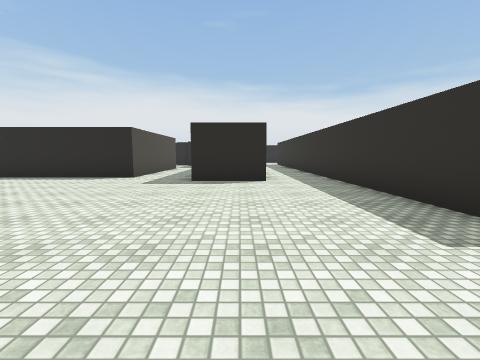
View 1 (above)

24 first-person views from a walk through a Unity game level. The camera is 1.3 m above the floor, tilts 6° down and sees 90° across. The floor is counted in squares, 2 m on a side. Each view is taken from the middle of a square. On the plan, view 1 faces up. The plan holds only what a view shows up to about 9 squares ahead; the rest is blank. The place goes on beyond the plan. The player character is not drawn. Some animated figures are not drawn. Some surface patterns are stand-ins.

View 2
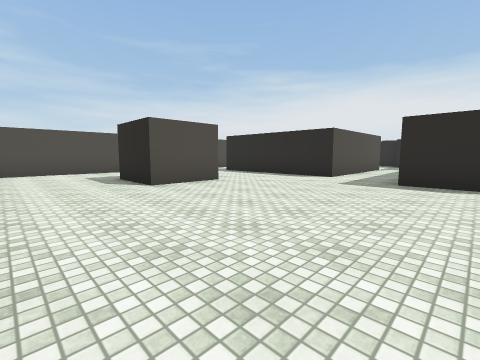

View 3
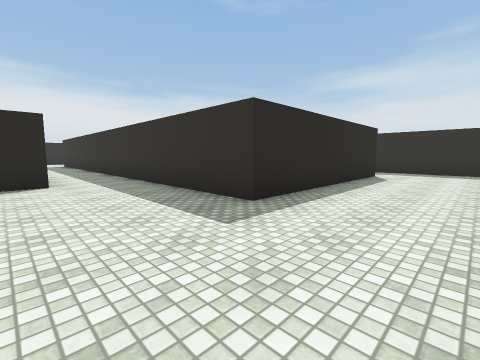

View 4
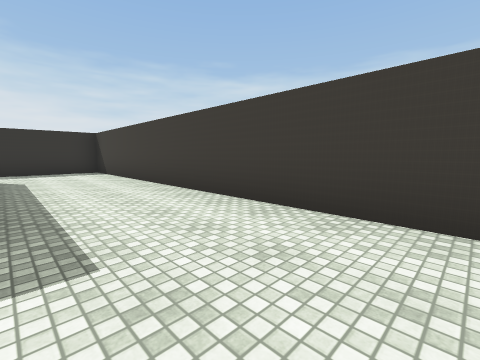

View 5
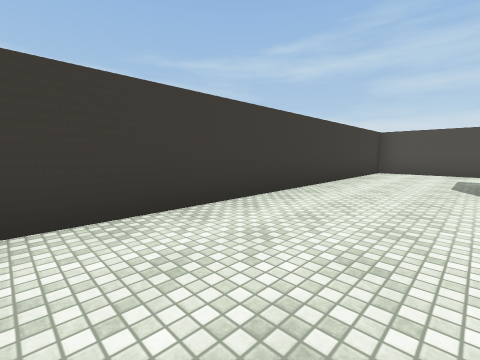

View 6
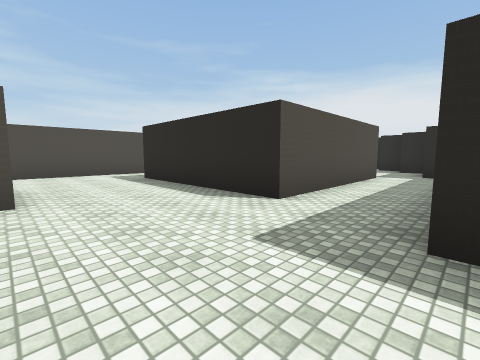

View 7
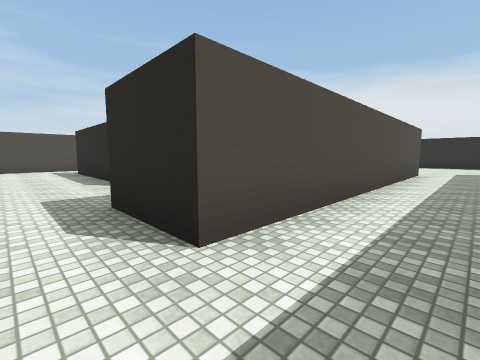

View 8
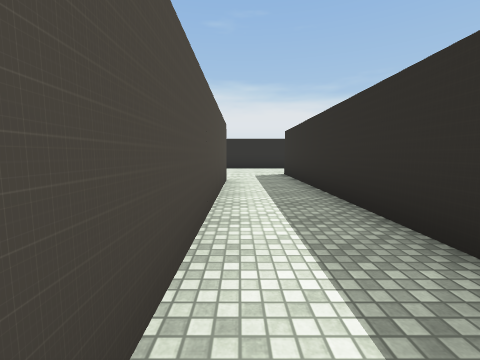

View 9
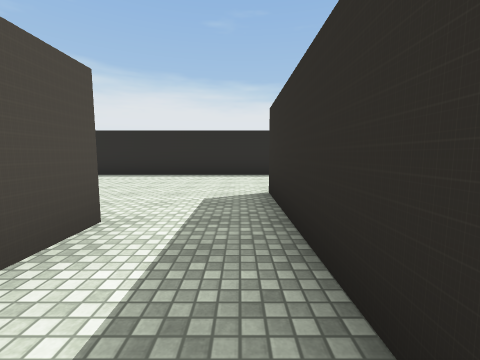

View 10
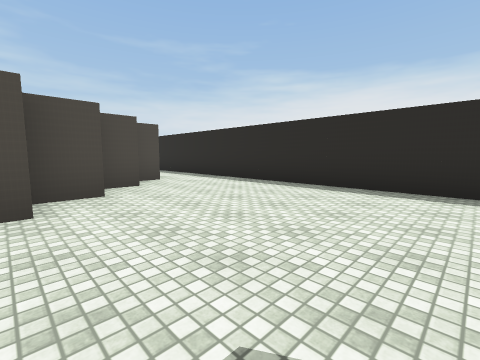

View 11
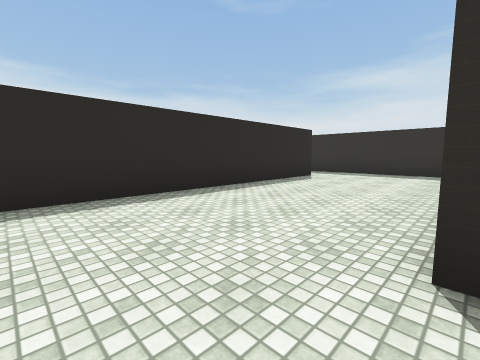

View 12
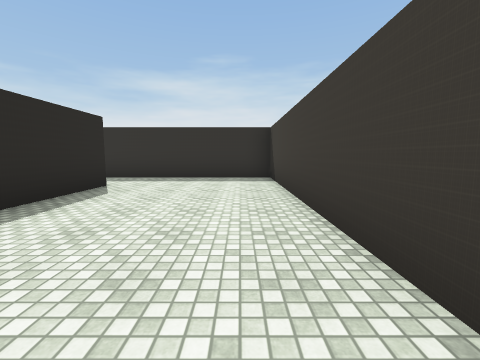

View 13
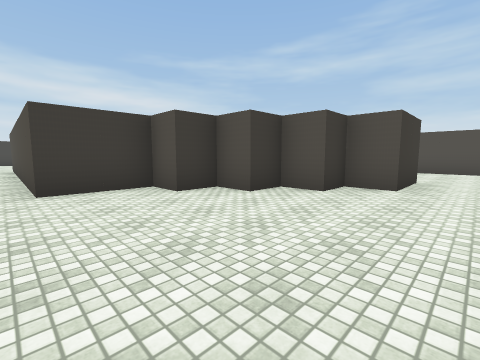

View 14
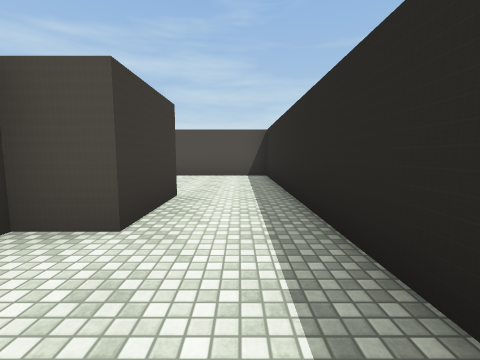

View 15
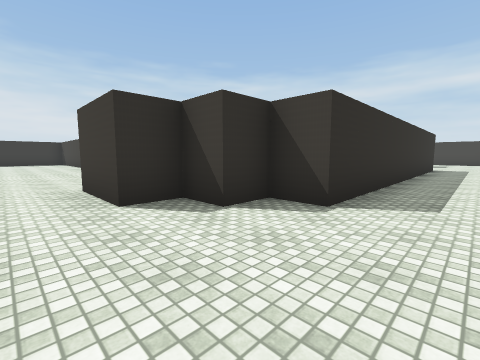

View 16
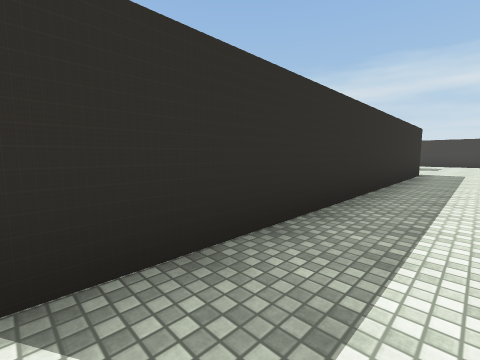

View 17
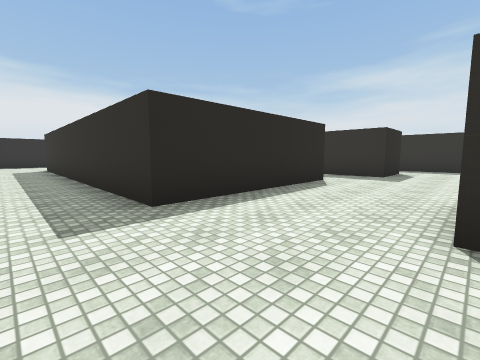

View 18
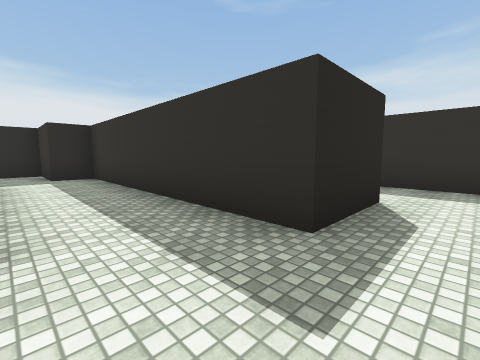

View 19
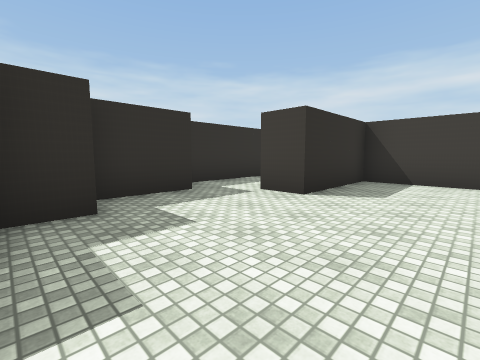

View 20
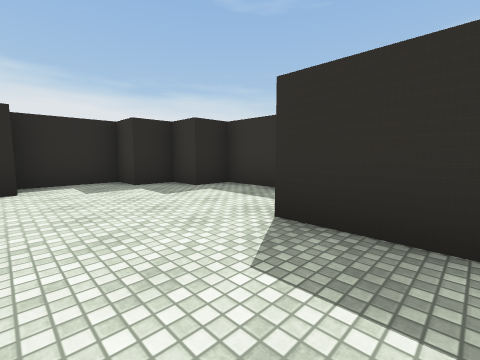

View 21
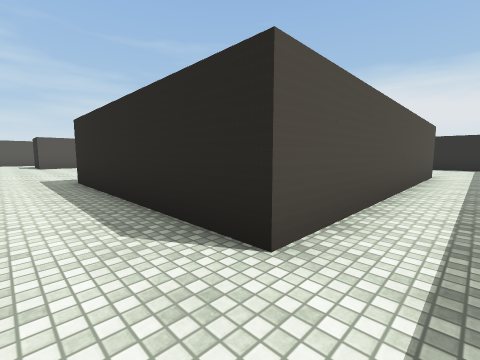

View 22
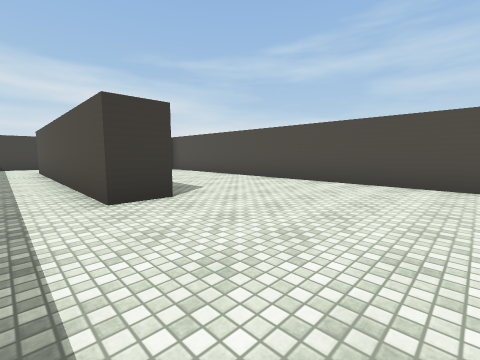

View 23
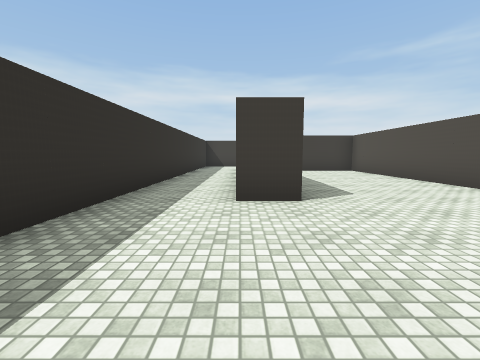

View 24
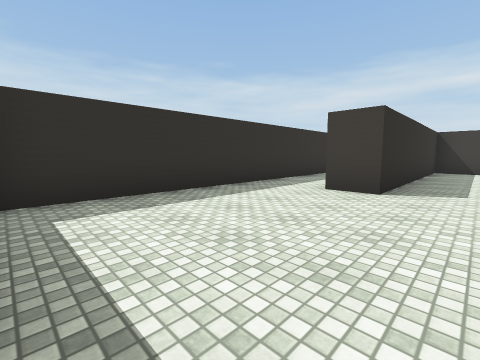

### Floor plan
Points are (right, up) in squares from view 1. A wall is a line through its corners. A room is listed if a view was taken in it or the views show most of it. See-through windows are left out.
Room 1 (views 1, 2, 3, 4, 5, 6, 7, 8, 9, 15, 16, 17, 18, 21)
walls: (-4.9, 4.1) (-4.9, 2.2) (-6.8, 2.2); (-3.1, 11.5) (-3.1, 6.9) (-7.7, 6.9) (-7.7, 16.1) (-6.8, 16.1) (-6.8, 17.1) (-5.8, 17.1) (-5.8, 18) (-4, 18); (-9.5, 7.8) (-9.5, -0.5) (9.9, -0.5) (9.9, 9.4); (0.6, 14.3) (0.6, 5.9) (-1.2, 5.9) (-1.2, 11.4); (8.1, 9.6) (8.1, 2.2) (2.5, 2.2) (2.5, 14.4); (-3.6, 19.8) (-9.5, 19.8) (-9.5, 17)
ways out: opening at (-4, 19) to room 2; opening at (1.5, 14) to room 2; opening at (-2, 12) to room 3; opening at (9, 9) to room 4
Room 2 (views 10, 11, 12, 13, 14)
walls: (3.8, 16.1) (9.9, 16.1) (9.9, 20.9); (2.5, 14.4) (2.5, 16.2); (8.1, 19.8) (-3.6, 19.8); (-4, 18) (-4, 17.1) (-3.1, 17.1) (-3.1, 16.1) (-2.1, 16.1) (-2.1, 15.2) (-1.2, 15.2) (-1.2, 14.3) (0.6, 14.3)
ways out: opening at (-4, 19) to room 1; opening at (1.5, 14) to room 1; opening at (9, 20.5)
Room 3 (views 19, 20)
walls: (-1.2, 11.4) (-1.2, 12.4) (-2.1, 12.4) (-2.1, 14.3) (-3.1, 14.3) (-3.1, 15.2) (-4, 15.2) (-4, 16.1) (-5.9, 16.1); (-6.1, 8.7) (-4, 8.7) (-4, 11.5) (-3.1, 11.5)
ways out: opening at (-2, 12) to room 1
Room 4 (views 22, 23, 24)
walls: (9.9, 9.4) (9.9, 14.1); (3.4, 13.1) (3.4, 3.9); (6, 3.2) (7.1, 3.2) (7.1, 9.6) (8.1, 9.6)
ways out: opening at (9, 9) to room 1

Positions as (right, up) in squares from view 1, and headings:
1: (0, 0), facing up
2: (0, 0), facing up-left
3: (0, 0), facing up-right
4: (0, 2), facing down-right
5: (0, 2), facing down-left
6: (-1, 4), facing up-left
7: (2, 5), facing up-left
8: (1, 8), facing up
9: (2, 12), facing up
10: (2, 15), facing up-left
11: (1, 16), facing up-right
12: (3, 17), facing right
13: (1, 19), facing down-left
14: (-2, 19), facing left
15: (-9, 19), facing down-right
16: (-9, 16), facing down-right
17: (-9, 4), facing up-right
18: (-3, 5), facing up-right
19: (-6, 15), facing down-right
20: (-6, 10), facing up-right
21: (9, 1), facing up-left
22: (9, 13), facing down-left
23: (8, 13), facing down
24: (6, 14), facing down-right
